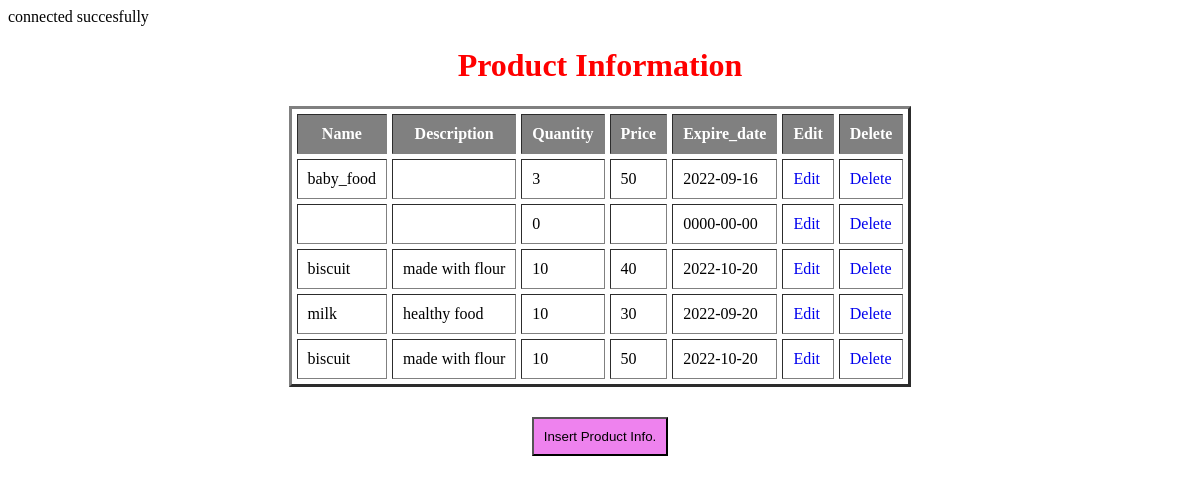
The page / on the database its author committed.
### tables this page shows
CREATE TABLE `product` (
  `id` int(11) NOT NULL,
  `name` varchar(50) NOT NULL,
  `description` varchar(50) NOT NULL,
  `quantity` int(11) NOT NULL,
  `price` varchar(50) NOT NULL,
  `expire_date` date NOT NULL
);

### index.php (the view, shortened to what this page needs)
<?php
	include "dbconnect.php";
	$sql="SELECT * FROM product";
	$result=$conn->query($sql);
?>
<html>
    <head>
    </head>
	<body>
	<center>
		<h1 style="color:red"> Product Information</h1>
		<table  border='3' cellpadding='10' cellspacing='5'>
			<tr >
				<th >Name</th>
				<th>Description</th>
				<th >Quantity</th>
				<th >Price</th>
				<th >Expire_date</th>
				<th >Edit</th>
				<th >Delete</th>
			</tr>
			<?php
			while($row = $result->fetch_assoc()){
				$id= $row["id"];
				$name=$row["name"];
				echo "<tr>";
					echo "<td>". $name. "</td>";
					echo "<td>". $row["description"]. "</td>";
					echo "<td>". $row["quantity"]. "</td>";
					echo "<td>". $row["price"]. "</td>";
					echo "<td>". $row["expire_date"]. "</td>";
					echo "<td><a href='updateform.php?edit=$id'> Edit </a></td>";
					echo "<td> <a href='delete.php?del=$id'> Delete </a> </td>";
				echo "</tr>";
				}
			?>
		</table>
		<button ><a style="color:black" href="insertform.php">Insert Product Info.</a></button>
		<br><br>
	</center>
	</body>
</html>

### index.php (style rules this page uses)
th { background-color:gray; color:white }
button { color:black; background-color:violet;margin:30px; padding:10px; }
a { text-decoration:none }

### rows shown on the page
product: name "baby_food", quantity "3", price "50", expire_date "2022-09-16"
product: quantity "0", expire_date "0000-00-00"
product: name "biscuit", description "made with flour", quantity "10", price "40", expire_date "2022-10-20"
product: name "milk", description "healthy food", quantity "10", price "30", expire_date "2022-09-20"
product: name "biscuit", description "made with flour", quantity "10", price "50", expire_date "2022-10-20"
